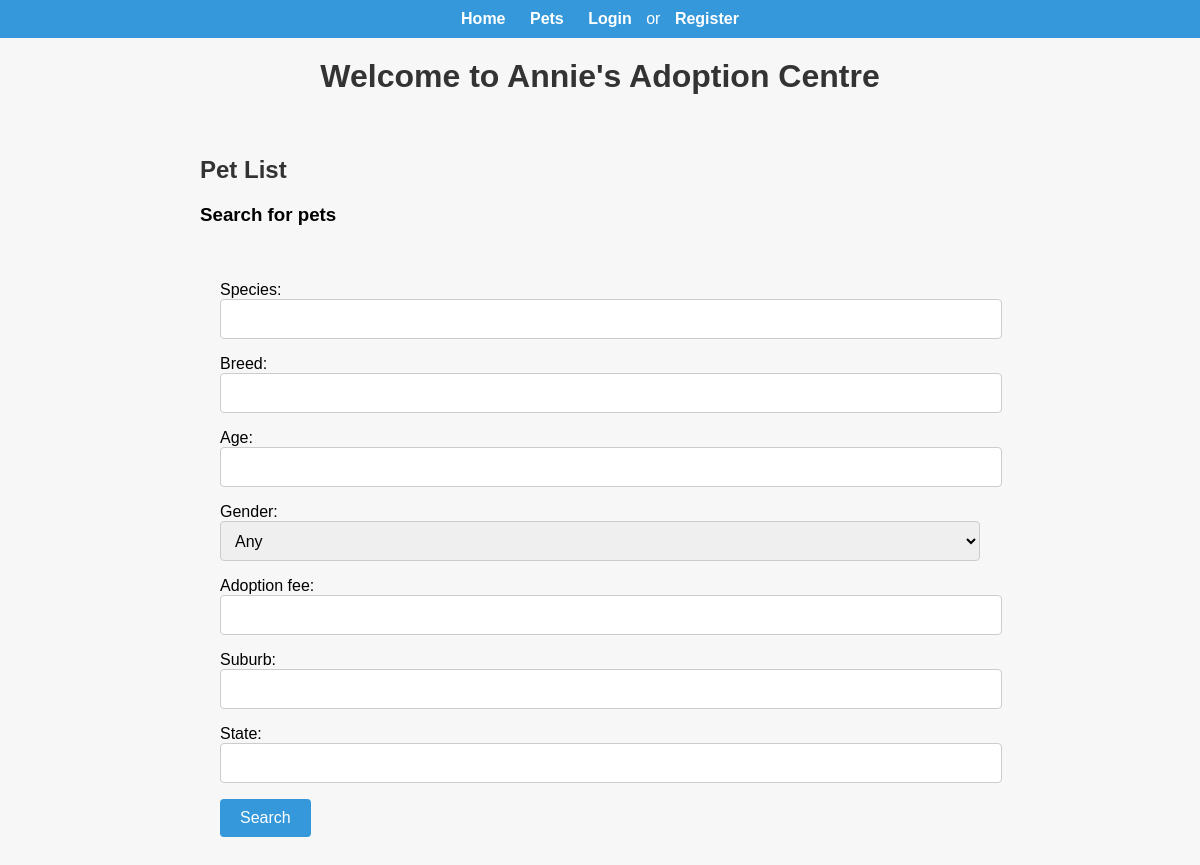
The page /petslist on the database as committed earlier.
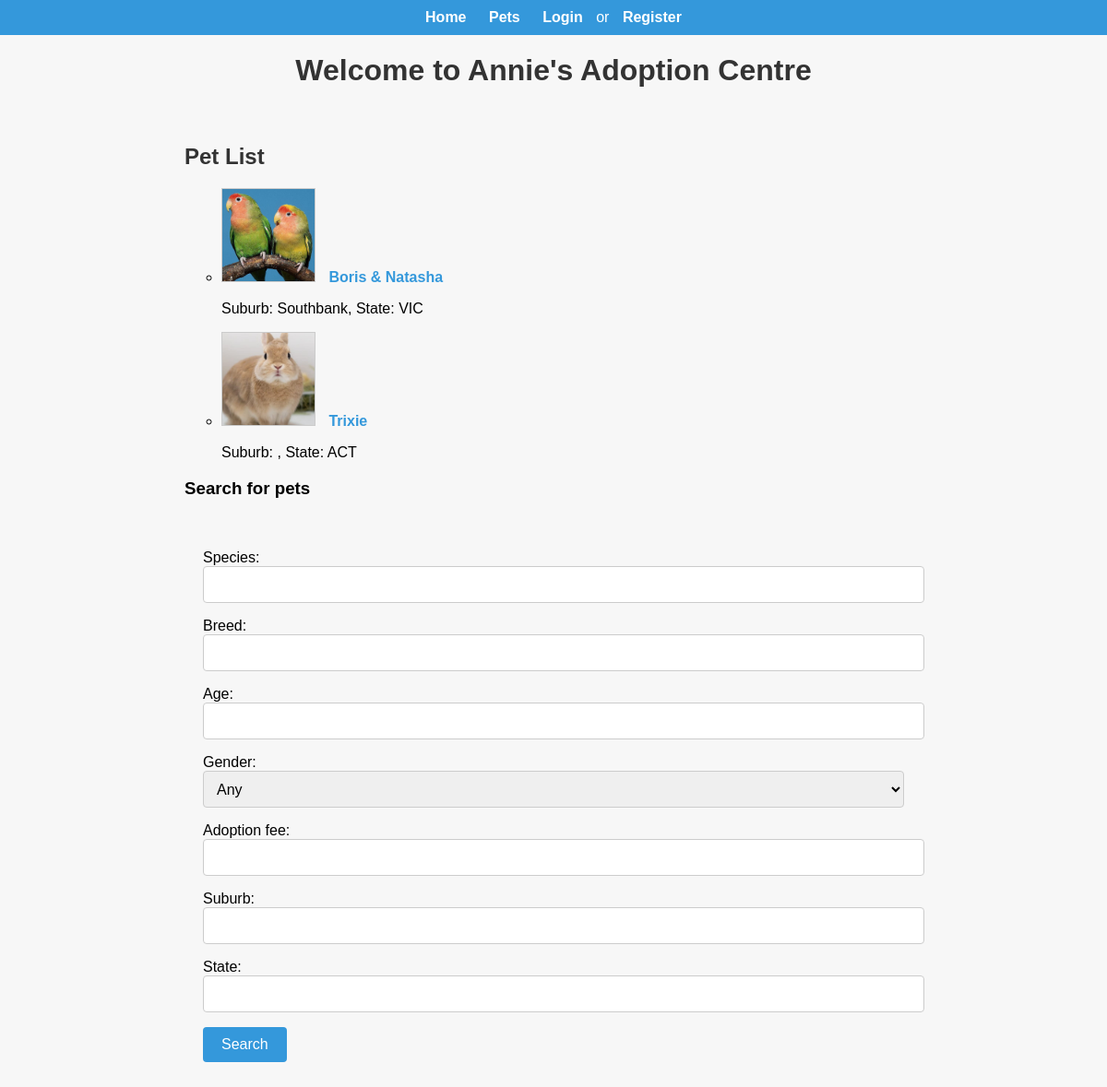
The same page on the database as committed later.
### pets/models.py (models this page shows, shortened)
class Pet(models.Model):
    GENDER_CHOICES = [
        ('Male', 'Male'),
        ('Female', 'Female'),
        ('Unknown', 'Unknown'),
    ]
    name = models.CharField(max_length=100)
    species = models.CharField(max_length=50)
    breed = models.CharField(max_length=100)
    age = models.PositiveIntegerField()
    gender = models.CharField(max_length=10, choices=GENDER_CHOICES, default='Unknown')
    description = models.TextField(blank=True)
    image = models.ImageField(upload_to='pet_images/', blank=True)
    adoption_status = models.CharField(
        max_length=20,
        choices=[('Available', 'Available'), ('Pending', 'Pending'), ('Adopted', 'Adopted')],
        default='Available'
    )
    adoption_fee = models.DecimalField(max_digits=10, decimal_places=2)
    suburb = models.CharField(max_length=100, blank=True)
    state = models.CharField(max_length=50, blank=True)
    date_added = models.DateTimeField(auto_now_add=True)
    adopter = models.ForeignKey(User, on_delete=models.SET_NULL, null=True, blank=True)
    date_added = models.DateTimeField(auto_now_add=True)
    last_updated = models.DateTimeField(auto_now=True)

### pets/views.py (the view)
# urls.py: path('petslist', views.public_pets_view, name="public_pets_view"),
def public_pets_view(request):
    pets = Pet.objects.filter(adoption_status='Available')
    form = PetSearchForm(request.GET)
    if request.method == 'GET':
        if form.is_valid():
            species = form.cleaned_data.get('species')
            breed = form.cleaned_data.get('breed')
            age = form.cleaned_data.get('age')
            gender = form.cleaned_data.get('gender')
            adoption_fee = form.cleaned_data.get('adoption_fee')
            suburb = form.cleaned_data.get('suburb')
            state = form.cleaned_data.get('state')
            if species:
                pets = pets.filter(species__icontains=species)
            if breed:
                pets = pets.filter(breed__icontains=breed)
            if age:
                pets = pets.filter(age=age)
            if gender:
                pets = pets.filter(gender=gender)
            if adoption_fee:
                pets = pets.filter(adoption_fee=adoption_fee)
            if suburb:
                pets = pets.filter(suburb__icontains=suburb)
            if state:
                pets = pets.filter(state__icontains=state)
    grouped_pets = pets.values('species', 'breed').annotate(total=Count('id'))
    return render(request, 'pets/public_pet_list.html', {'pets': pets, 'grouped_pets': grouped_pets, 'form': form})

### pets/forms.py
class PetSearchForm(forms.Form):
    species = forms.CharField(max_length=50, required=False, widget=forms.TextInput(attrs={'class': 'form-control'}))
    breed = forms.CharField(max_length=100, required=False, widget=forms.TextInput(attrs={'class': 'form-control'}))
    age = forms.IntegerField(required=False, widget=forms.NumberInput(attrs={'class': 'form-control'}))
    gender = forms.ChoiceField(choices=[('', 'Any')] + Pet.GENDER_CHOICES, required=False, widget=forms.Select(attrs={'class': 'form-control'}))
    adoption_fee = forms.DecimalField(required=False, widget=forms.NumberInput(attrs={'class': 'form-control'}))
    suburb = forms.CharField(max_length=100, required=False, widget=forms.TextInput(attrs={'class': 'form-control'}))
    state = forms.CharField(max_length=50, required=False, widget=forms.TextInput(attrs={'class': 'form-control'}))

### templates/pets/public_pet_list.html (shortened to what this page needs)
{% extends "base.html" %}
{% load static%}
{% block links %}
    <link rel="stylesheet" type="text/css" href="{% static 'css/pets/public_pet_list.css' %}">
{% endblock %}
{% block content %}
    <div class="container">
        <h2 class="pet-list-title">
            {% if grouped_pets %}
                Pet List
            {% else %}
                Pet List
            {% endif %}
        </h2>
        <ul class="pet-list">
            {% if grouped_pets %}
                {% for group in grouped_pets %}
                    <li>
                        <ul>
                            {% for pet in pets %}
                                {% if pet.species == group.species and pet.breed == group.breed %}
                                    {% if pet.adoption_fee == form.cleaned_data.adoption_fee|default:pet.adoption_fee %}
                                        {% if pet.suburb == form.cleaned_data.suburb|default:pet.suburb %}
                                            {% if pet.state == form.cleaned_data.state|default:pet.state %}
                                                <li>
                                                    <img src="{{ pet.image.url }}" alt="{{ pet.name }}" class="pet-image" />
                                                    <a href="{% url 'public_pet_detail' pet.id %}" class="pet-link">{{ pet.name }}</a>
                                                    <p> Suburb: {{ pet.suburb }}, State: {{ pet.state }} </p>
                                                </li>
                                            {% endif %}
                                        {% endif %}
                                    {% endif %}
                                {% endif %}
                            {% endfor %}
                        </ul>
                    </li>
                {% empty %}
                    <li>No pets found.</li>
                {% endfor %}
            {% endif %}
        </ul>
        <h3> Search for pets </h1>
        <div class="container">
            <form method="GET">
                {{ form.as_p }}
                <button type="submit" class="btn btn-primary">Search</button>
            </form>
            </div>
    </div>
{% endblock %}

### templates/base.html (shortened to what this page needs)
{% load static %}
<!DOCTYPE html>
<html lang="en">
<head>
    {% block links %} {% endblock %}
    <link rel="stylesheet" type="text/css" href="{% static 'css/base_.css' %}">
</head>
<body>
    <div class="nav-bar">
        <a href="{% url 'home' %}">Home</a>
        <a href="{% url 'public_pets_view' %}">Pets</a>
        {% if user.is_authenticated %}
            {% if request.user.role == 'user' %}
                <a href="{% url 'user_dashboard' %}">Dashboard</a>
            {% else %}
                <a href="{% url 'staff_dashboard' %}">Dashboard</a>
            {% endif %}
            <a href="{% url 'profile' %}">Profile</a>
            <a href="{% url 'logout' %}">Log Out</a>
        {% else %}
            <a href="{% url 'login' %}">Login</a>  or <a href="{% url 'register' %}">Register</a>
        {% endif %}
    </div>
    <h1 class="title">Welcome to Annie's Adoption Centre</h1>
    {% block content %}
    {% endblock %}
</body>
</html>

### static/css/pets/public_pet_list.css (style rules this page uses)
body { font-family: Arial, sans-serif; background-color: #f7f7f7; margin: 0; padding: 0; }
.container { max-width: 800px; margin: 0 auto; padding: 20px; }
.pet-list-title { font-size: 24px; margin-top: 20px; color: #333; }
.pet-list { list-style: none; padding: 0; }
.pet-image { width: 100px; height: 100px; margin-right: 10px; border: 1px solid #ccc; }
.pet-link { text-decoration: none; color: #3498db; font-weight: bold; }
.form-control { width: 100%; padding: 10px; border: 1px solid #ccc; border-radius: 4px; font-size: 16px; }
select.form-control { height: 40px; }
.btn-primary { background-color: #3498db; color: #fff; padding: 10px 20px; border: none; border-radius: 4px; font-size: 16px; cursor: pointer; }

### static/css/base_.css (style rules this page uses)
body { font-family: Arial, sans-serif; background-color: #f7f7f7; margin: 0; padding: 0; }
.nav-bar { background-color: #3498db; color: #fff; padding: 10px 0; text-align: center; }
.nav-bar a { color: #fff; text-decoration: none; margin: 0 10px; font-weight: bold; }
.title { text-align: center; margin-top: 20px; color: #333; }

Rows that differ between the two databases and show on the page:
added Pet: image (picture), name "Boris & Natasha", suburb "Southbank", state "VIC"
added Pet: image (picture), name "Trixie", state "ACT"
